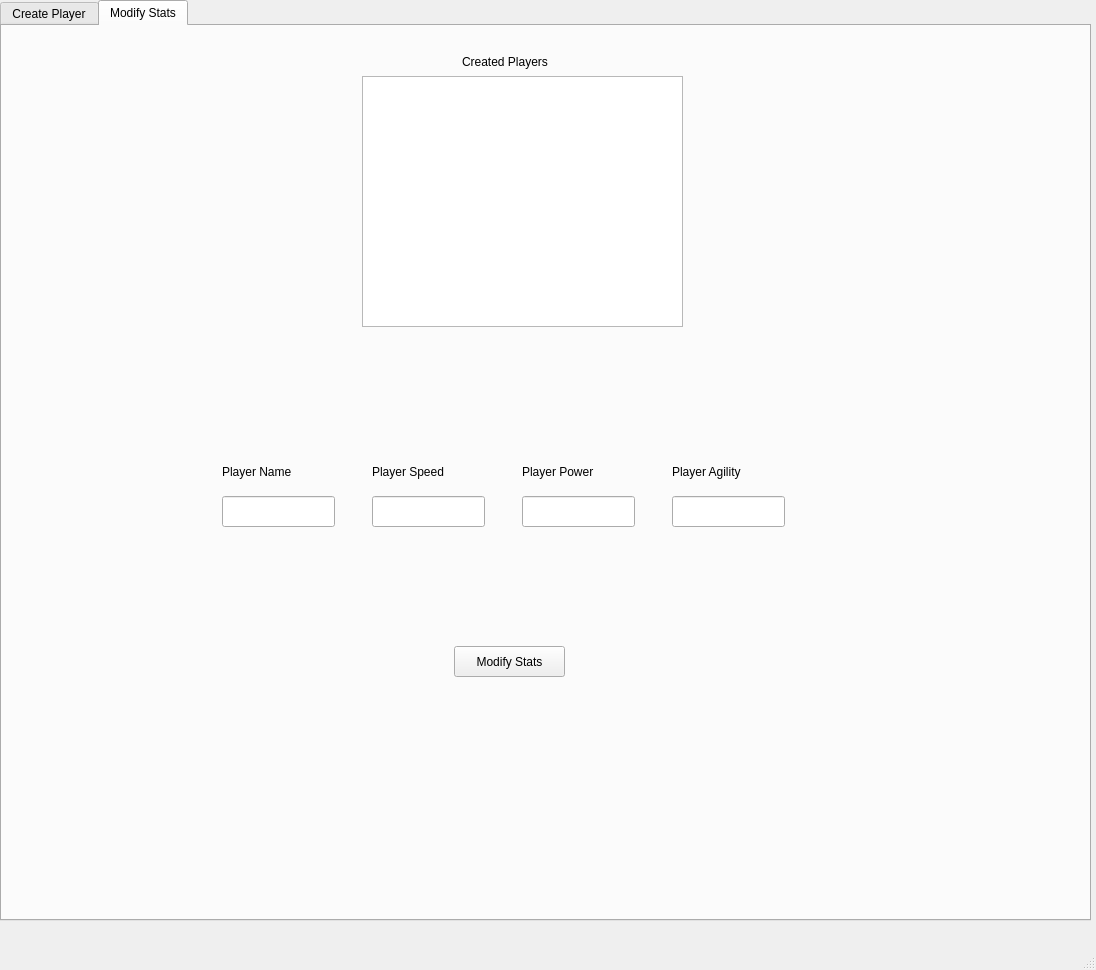
<?xml version="1.0" encoding="UTF-8"?>
<ui version="4.0">
 <class>mortalKombat</class>
 <widget class="QMainWindow" name="mortalKombat">
  <property name="geometry">
   <rect>
    <x>0</x>
    <y>0</y>
    <width>1096</width>
    <height>970</height>
   </rect>
  </property>
  <property name="windowTitle">
   <string>Mortal Kombat</string>
  </property>
  <widget class="QWidget" name="centralwidget">
   <widget class="QTabWidget" name="tbLayeredCreation">
    <property name="geometry">
     <rect>
      <x>0</x>
      <y>0</y>
      <width>1091</width>
      <height>921</height>
     </rect>
    </property>
    <property name="currentIndex">
     <number>1</number>
    </property>
    <widget class="QWidget" name="tabCreatePlayer">
     <attribute name="title">
      <string>Create Player</string>
     </attribute>
     <widget class="QLabel" name="lblName">
      <property name="geometry">
       <rect>
        <x>280</x>
        <y>160</y>
        <width>131</width>
        <height>31</height>
       </rect>
      </property>
      <property name="text">
       <string>Enter Player Name</string>
      </property>
     </widget>
     <widget class="QLabel" name="lblSpeed">
      <property name="geometry">
       <rect>
        <x>280</x>
        <y>250</y>
        <width>131</width>
        <height>31</height>
       </rect>
      </property>
      <property name="text">
       <string>Enter Player Speed</string>
      </property>
     </widget>
     <widget class="QLabel" name="lblPower">
      <property name="geometry">
       <rect>
        <x>280</x>
        <y>340</y>
        <width>131</width>
        <height>31</height>
       </rect>
      </property>
      <property name="text">
       <string>Enter Player Power</string>
      </property>
     </widget>
     <widget class="QLabel" name="lblAgility">
      <property name="geometry">
       <rect>
        <x>280</x>
        <y>430</y>
        <width>131</width>
        <height>31</height>
       </rect>
      </property>
      <property name="text">
       <string>Enter Player Agility</string>
      </property>
     </widget>
     <widget class="QLineEdit" name="txtName">
      <property name="geometry">
       <rect>
        <x>480</x>
        <y>160</y>
        <width>113</width>
        <height>31</height>
       </rect>
      </property>
     </widget>
     <widget class="QLineEdit" name="txtSpeed">
      <property name="geometry">
       <rect>
        <x>480</x>
        <y>250</y>
        <width>113</width>
        <height>31</height>
       </rect>
      </property>
     </widget>
     <widget class="QLineEdit" name="txtPower">
      <property name="geometry">
       <rect>
        <x>480</x>
        <y>340</y>
        <width>113</width>
        <height>31</height>
       </rect>
      </property>
     </widget>
     <widget class="QLineEdit" name="txtAgility">
      <property name="geometry">
       <rect>
        <x>480</x>
        <y>430</y>
        <width>113</width>
        <height>31</height>
       </rect>
      </property>
     </widget>
     <widget class="QPushButton" name="btnCreatePlayer">
      <property name="geometry">
       <rect>
        <x>480</x>
        <y>540</y>
        <width>111</width>
        <height>31</height>
       </rect>
      </property>
      <property name="text">
       <string>Create Player</string>
      </property>
     </widget>
    </widget>
    <widget class="QWidget" name="tabModifyStats">
     <attribute name="title">
      <string>Modify Stats</string>
     </attribute>
     <widget class="QListWidget" name="lstCreatedPlayers">
      <property name="geometry">
       <rect>
        <x>360</x>
        <y>50</y>
        <width>321</width>
        <height>251</height>
       </rect>
      </property>
     </widget>
     <widget class="QLabel" name="lblCreatedPlayers">
      <property name="geometry">
       <rect>
        <x>460</x>
        <y>20</y>
        <width>111</width>
        <height>31</height>
       </rect>
      </property>
      <property name="text">
       <string>Created Players</string>
      </property>
     </widget>
     <widget class="QLabel" name="lblModifyName">
      <property name="geometry">
       <rect>
        <x>220</x>
        <y>430</y>
        <width>101</width>
        <height>31</height>
       </rect>
      </property>
      <property name="text">
       <string>Player Name</string>
      </property>
     </widget>
     <widget class="QLineEdit" name="txtPlayerName">
      <property name="geometry">
       <rect>
        <x>220</x>
        <y>470</y>
        <width>113</width>
        <height>31</height>
       </rect>
      </property>
      <property name="readOnly">
       <bool>false</bool>
      </property>
     </widget>
     <widget class="QLabel" name="lblModifySpeed">
      <property name="geometry">
       <rect>
        <x>370</x>
        <y>430</y>
        <width>101</width>
        <height>31</height>
       </rect>
      </property>
      <property name="text">
       <string>Player Speed</string>
      </property>
     </widget>
     <widget class="QLineEdit" name="txtPlayerSpeed">
      <property name="geometry">
       <rect>
        <x>370</x>
        <y>470</y>
        <width>113</width>
        <height>31</height>
       </rect>
      </property>
     </widget>
     <widget class="QLineEdit" name="txtPlayerPower">
      <property name="geometry">
       <rect>
        <x>520</x>
        <y>470</y>
        <width>113</width>
        <height>31</height>
       </rect>
      </property>
     </widget>
     <widget class="QLineEdit" name="txtPlayerAgility">
      <property name="geometry">
       <rect>
        <x>670</x>
        <y>470</y>
        <width>113</width>
        <height>31</height>
       </rect>
      </property>
     </widget>
     <widget class="QLabel" name="lblModifyPower">
      <property name="geometry">
       <rect>
        <x>520</x>
        <y>430</y>
        <width>101</width>
        <height>31</height>
       </rect>
      </property>
      <property name="text">
       <string>Player Power</string>
      </property>
     </widget>
     <widget class="QLabel" name="lblModifyAgility">
      <property name="geometry">
       <rect>
        <x>670</x>
        <y>430</y>
        <width>101</width>
        <height>31</height>
       </rect>
      </property>
      <property name="text">
       <string>Player Agility</string>
      </property>
     </widget>
     <widget class="QPushButton" name="btnModifyStats">
      <property name="geometry">
       <rect>
        <x>452</x>
        <y>620</y>
        <width>111</width>
        <height>31</height>
       </rect>
      </property>
      <property name="text">
       <string>Modify Stats</string>
      </property>
     </widget>
    </widget>
   </widget>
  </widget>
  <widget class="QMenuBar" name="menubar">
   <property name="geometry">
    <rect>
     <x>0</x>
     <y>0</y>
     <width>1096</width>
     <height>26</height>
    </rect>
   </property>
  </widget>
  <widget class="QStatusBar" name="statusbar"/>
 </widget>
 <resources/>
 <connections/>
</ui>
